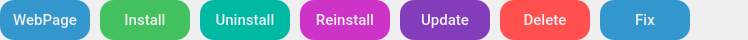
<?xml version="1.0" encoding="UTF-8"?>
<ui version="4.0">
 <class>ModsActions</class>
 <widget class="QWidget" name="ModsActions">
  <property name="geometry">
   <rect>
    <x>0</x>
    <y>0</y>
    <width>748</width>
    <height>40</height>
   </rect>
  </property>
  <property name="minimumSize">
   <size>
    <width>0</width>
    <height>40</height>
   </size>
  </property>
  <property name="maximumSize">
   <size>
    <width>16777215</width>
    <height>40</height>
   </size>
  </property>
  <property name="cursor">
   <cursorShape>ArrowCursor</cursorShape>
  </property>
  <property name="windowTitle">
   <string>Form</string>
  </property>
  <property name="styleSheet">
   <string notr="true">border: none;</string>
  </property>
  <layout class="QHBoxLayout" name="horizontalLayout">
   <property name="spacing">
    <number>0</number>
   </property>
   <property name="leftMargin">
    <number>0</number>
   </property>
   <property name="topMargin">
    <number>0</number>
   </property>
   <property name="rightMargin">
    <number>0</number>
   </property>
   <property name="bottomMargin">
    <number>0</number>
   </property>
   <item alignment="Qt::AlignLeft">
    <widget class="QFrame" name="mainFrame">
     <property name="frameShape">
      <enum>QFrame::StyledPanel</enum>
     </property>
     <property name="frameShadow">
      <enum>QFrame::Raised</enum>
     </property>
     <layout class="QHBoxLayout" name="horizontalLayout_2">
      <property name="spacing">
       <number>10</number>
      </property>
      <property name="leftMargin">
       <number>0</number>
      </property>
      <property name="topMargin">
       <number>0</number>
      </property>
      <property name="rightMargin">
       <number>0</number>
      </property>
      <property name="bottomMargin">
       <number>0</number>
      </property>
      <item>
       <widget class="QPushButton" name="webPage">
        <property name="minimumSize">
         <size>
          <width>90</width>
          <height>40</height>
         </size>
        </property>
        <property name="font">
         <font>
          <family>Roboto Medium</family>
          <pointsize>11</pointsize>
         </font>
        </property>
        <property name="cursor">
         <cursorShape>PointingHandCursor</cursorShape>
        </property>
        <property name="styleSheet">
         <string notr="true">background-color: #3396CD;
border-radius: 14px;
color: #eeeeee;</string>
        </property>
        <property name="text">
         <string>WebPage</string>
        </property>
        <property name="icon">
         <iconset resource="icons.qrc">
          <normaloff>:/icons/resources/icons/OpenWeb.png</normaloff>:/icons/resources/icons/OpenWeb.png</iconset>
        </property>
        <property name="iconSize">
         <size>
          <width>22</width>
          <height>22</height>
         </size>
        </property>
       </widget>
      </item>
      <item>
       <widget class="QPushButton" name="install">
        <property name="minimumSize">
         <size>
          <width>90</width>
          <height>40</height>
         </size>
        </property>
        <property name="font">
         <font>
          <family>Roboto Medium</family>
          <pointsize>11</pointsize>
         </font>
        </property>
        <property name="cursor">
         <cursorShape>PointingHandCursor</cursorShape>
        </property>
        <property name="styleSheet">
         <string notr="true">background-color: #43C15F;
border-radius: 14px;
color: #eeeeee;</string>
        </property>
        <property name="text">
         <string>Install</string>
        </property>
        <property name="icon">
         <iconset resource="icons.qrc">
          <normaloff>:/icons/resources/icons/Install.png</normaloff>:/icons/resources/icons/Install.png</iconset>
        </property>
        <property name="iconSize">
         <size>
          <width>22</width>
          <height>22</height>
         </size>
        </property>
       </widget>
      </item>
      <item>
       <widget class="QPushButton" name="uninstall">
        <property name="minimumSize">
         <size>
          <width>90</width>
          <height>40</height>
         </size>
        </property>
        <property name="font">
         <font>
          <family>Roboto Medium</family>
          <pointsize>11</pointsize>
         </font>
        </property>
        <property name="cursor">
         <cursorShape>PointingHandCursor</cursorShape>
        </property>
        <property name="styleSheet">
         <string notr="true">background-color: #00B9A3;
border-radius: 14px;
color: #eeeeee;</string>
        </property>
        <property name="text">
         <string>Uninstall</string>
        </property>
        <property name="icon">
         <iconset resource="icons.qrc">
          <normaloff>:/icons/resources/icons/Uninstall.png</normaloff>:/icons/resources/icons/Uninstall.png</iconset>
        </property>
        <property name="iconSize">
         <size>
          <width>22</width>
          <height>22</height>
         </size>
        </property>
       </widget>
      </item>
      <item>
       <widget class="QPushButton" name="reinstall">
        <property name="minimumSize">
         <size>
          <width>90</width>
          <height>40</height>
         </size>
        </property>
        <property name="font">
         <font>
          <family>Roboto Medium</family>
          <pointsize>11</pointsize>
         </font>
        </property>
        <property name="cursor">
         <cursorShape>PointingHandCursor</cursorShape>
        </property>
        <property name="styleSheet">
         <string notr="true">background-color: #CD33C7;
border-radius: 14px;
color: #eeeeee;</string>
        </property>
        <property name="text">
         <string>Reinstall</string>
        </property>
        <property name="icon">
         <iconset resource="icons.qrc">
          <normaloff>:/icons/resources/icons/UpdateModsTable.png</normaloff>:/icons/resources/icons/UpdateModsTable.png</iconset>
        </property>
        <property name="iconSize">
         <size>
          <width>22</width>
          <height>22</height>
         </size>
        </property>
       </widget>
      </item>
      <item>
       <widget class="QPushButton" name="update">
        <property name="minimumSize">
         <size>
          <width>90</width>
          <height>40</height>
         </size>
        </property>
        <property name="font">
         <font>
          <family>Roboto Medium</family>
          <pointsize>11</pointsize>
         </font>
        </property>
        <property name="cursor">
         <cursorShape>PointingHandCursor</cursorShape>
        </property>
        <property name="styleSheet">
         <string notr="true">background-color: #833DBB;
border-radius: 14px;
color: #eeeeee;</string>
        </property>
        <property name="text">
         <string>Update</string>
        </property>
        <property name="icon">
         <iconset resource="icons.qrc">
          <normaloff>:/icons/resources/icons/Update.png</normaloff>:/icons/resources/icons/Update.png</iconset>
        </property>
        <property name="iconSize">
         <size>
          <width>22</width>
          <height>22</height>
         </size>
        </property>
       </widget>
      </item>
      <item>
       <widget class="QPushButton" name="deleteMod">
        <property name="minimumSize">
         <size>
          <width>90</width>
          <height>40</height>
         </size>
        </property>
        <property name="font">
         <font>
          <family>Roboto Medium</family>
          <pointsize>11</pointsize>
         </font>
        </property>
        <property name="cursor">
         <cursorShape>PointingHandCursor</cursorShape>
        </property>
        <property name="styleSheet">
         <string notr="true">background-color: #FF5050;
border-radius: 14px;
color: #eeeeee;</string>
        </property>
        <property name="text">
         <string>Delete</string>
        </property>
        <property name="icon">
         <iconset resource="icons.qrc">
          <normaloff>:/icons/resources/icons/Delete.png</normaloff>:/icons/resources/icons/Delete.png</iconset>
        </property>
        <property name="iconSize">
         <size>
          <width>22</width>
          <height>22</height>
         </size>
        </property>
       </widget>
      </item>
      <item>
       <widget class="QPushButton" name="fixMod">
        <property name="minimumSize">
         <size>
          <width>90</width>
          <height>40</height>
         </size>
        </property>
        <property name="font">
         <font>
          <family>Roboto Medium</family>
          <pointsize>11</pointsize>
         </font>
        </property>
        <property name="cursor">
         <cursorShape>PointingHandCursor</cursorShape>
        </property>
        <property name="styleSheet">
         <string notr="true">background-color: #3396CD;
border-radius: 14px;
color: #eeeeee;</string>
        </property>
        <property name="text">
         <string>Fix</string>
        </property>
        <property name="icon">
         <iconset resource="icons.qrc">
          <normaloff>:/icons/resources/icons/FixIcon.png</normaloff>:/icons/resources/icons/FixIcon.png</iconset>
        </property>
        <property name="iconSize">
         <size>
          <width>22</width>
          <height>22</height>
         </size>
        </property>
       </widget>
      </item>
     </layout>
    </widget>
   </item>
  </layout>
 </widget>
 <resources>
  <include location="icons.qrc"/>
 </resources>
 <connections/>
</ui>
